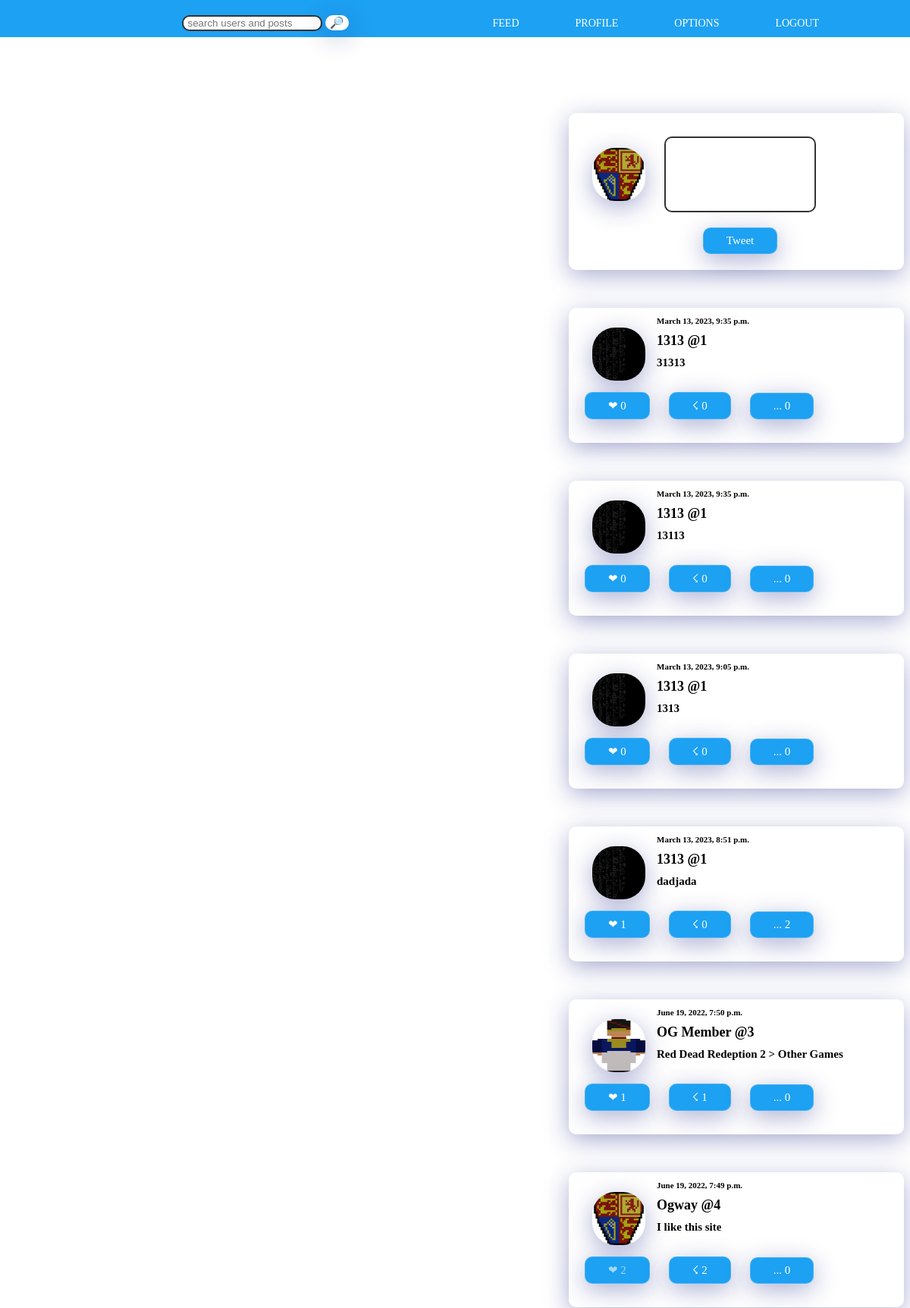
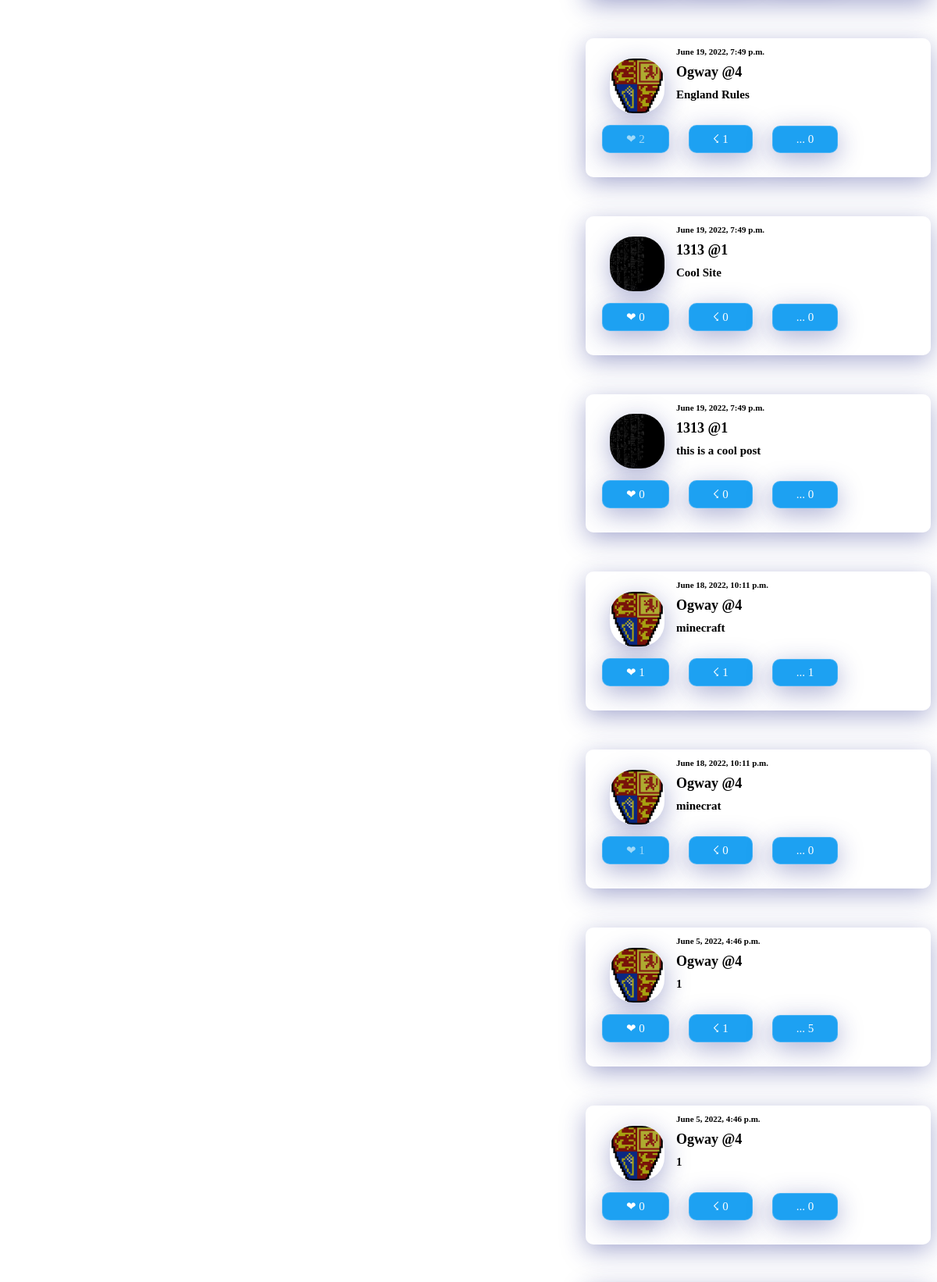
Screenshot of / (signed in, upper part) with the database file from the repository (2 pictures, top to bottom).
### app/models.py (models this page shows)
class Profile(models.Model):
	user = models.OneToOneField(User, default=User, on_delete=models.CASCADE)
	name = models.CharField(max_length=20, default="Name")
	profile_img = models.ImageField(upload_to='images/',default='/images/basic.png')
	bg_img = models.ImageField(upload_to='images/',default='/images/basicbg.png')
	bio = models.CharField(max_length=50,default="No Description")
	followers = models.ManyToManyField("self",blank=True, symmetrical=False,related_name='+')
	following = models.ManyToManyField("self",blank=True, symmetrical=False,related_name='+')
	@property
	def total_posts(self):
		return self.author.all().count()

class Post(models.Model):
	author = models.ForeignKey(Profile,default=Profile,null=True, on_delete=models.CASCADE,related_name='author')
	text = models.CharField(max_length=100)
	date = models.DateTimeField("Date of Post",auto_now=True)
	likers = models.ManyToManyField(Profile,related_name='likers',default=author)
	sharers = models.ManyToManyField(Profile,related_name='sharers',default=author)
	@property
	def total_comments(self):
		return self.postc.all().count()
	@property
	def total_likes(self):
		return self.likers.all().count()
	@property
	def total_sharers(self):
		return self.sharers.all().count()

### app/views.py (the view)
# urls.py: path('', views.feed, name='feed'),
@login_required
def feed(request):
	posts = Post.objects.all().order_by('-date')
	comments = Comment.objects.all()
	postform = PostForm()
	commentform = CommentForm()
	profileOfRequest = Profile.objects.get_or_create(
	user=request.user)[0]
	active_users = sorted(Profile.objects.all(), key=lambda t: t.total_posts, reverse=True)[:3]
	if request.method == 'POST':
		if request.is_ajax():
			print("AJAX HERE")
		else:
			if 'post' not in request.POST:
				commentform = CommentForm(request.POST)
				if commentform.is_valid():
					commentform.save(commit=False)
					commentform.instance.author = profileOfRequest
					commentform.instance.post = Post.objects.filter(id=request.POST.get('post_id'))[0]
					commentform.save()
					commentform = CommentForm()
					context = {"commentform": commentform,  "postform": postform, "posts": posts, "profileOfRequest": profileOfRequest, "comments": comments, "active_users": active_users}
					return HttpResponseRedirect(reverse('app:feed'))
			else:
				postform = PostForm(request.POST)
				if postform.is_valid():
					postform.save(commit=False)
					postform.instance.author = profileOfRequest
					postform.save()
					postform = PostForm()
					context = {"commentform": commentform,  "postform": postform, "posts": posts, "profileOfRequest": profileOfRequest, "comments": comments, "active_users": active_users}
					return HttpResponseRedirect(reverse('app:feed'))
	else:
		postform = PostForm()
		commentform = CommentForm()
	context = {"commentform": commentform,  "postform": postform, "posts": posts, "profileOfRequest": profileOfRequest, "comments": comments, "active_users": active_users}
	return render(request, 'app/feed.html',context)

### app/forms.py
class CommentForm(forms.ModelForm):
	text = forms.CharField(label='')
	text.widget.attrs.update({'class': 'text'})
	class Meta:
		model = Comment
		fields ="__all__"
		exclude = ['author','date','post']
		auto_id = False

class PostForm(forms.ModelForm):
	text = forms.CharField(label='')
	text.widget.attrs.update({'class': 'text'})
	class Meta:
		model = Post
		fields ="__all__"
		exclude = ['author', 'likers', 'sharers','date']
		auto_id = False

### app/template/app/feed.html (shortened to what this page needs)
{% extends 'app/base.html' %}
{% block content %}
	<div style="">
		<div class="middle" style="display:inline-block;vertical-align: top;margin-left: 650;">
			<form method = "post" enctype="multipart/form-data" class="postform" style="padding: 10; margin-top: 100;">
			        <div style="display: inline-block; vertical-align:top; margin:10; margin-top: 25;">
							<img src="{{ user.profile.profile_img.url }}" class="img-responsive postimage"style="width: 70; height: 70; vertical-align: middle; " />
			    		</div>
			    	<div style="display: inline-block; text-align:center;">
			        {{ postform.as_p }}
			        <button name="post" type="submit" class="button">Tweet</button>
			        </div>
		    	</form>
	    	{%for post in posts%}
		    			{% if post.author in profileOfRequest.following.all  %}
				    	<div class="postform posts" name="followed1">
				    	{% else %}
				    	<div class="postform posts notfollowed1" name="notfollowed1" style="display:block;">
				    	{% endif %}
				    		<div style="display: inline-block;">
								<a href="/profile/{{post.author.user.username}}"><img src="{{ post.author.profile_img.url }}" class="img-responsive postimage"style="width: 70; height: 70; vertical-align: middle; " /></a>
				    		</div>
					    	<div style="display: inline-block; margin-top: auto; margin-bottom: 10;vertical-align: middle;">
					    		<h6>{{post.date}}</h6>
					    		<h5 >{{post.author.name}} @{{post.author.user.username}}</h5>
						    	<h4 style="max-width: 300px;">
									{{ post.text }}
								</h4>
							</div>
						<div>
					    	{% if profileOfRequest in post.likers.all  %}
					    		<input type="button" style="color: #a0d9f8" id="{{post.id}}" name="Liked" value="&#10084; {{post.total_likes}}"  class="like button like-btn{{post.id}}" />
					    	{% else %}
					    		<input type="button" style="color: white" id="{{post.id}}" name="NotLiked" value="&#10084; {{post.total_likes}}"  class="like button like-btn{{post.id}}" />
					    	{% endif %}
					    	{% if post.author.user != profileOfRequest.user %}
						    	{% if profileOfRequest in post.sharers.all  %}
						    		<input type="button" id="Shared" name="{{post.id}}" value="&#9735; {{post.total_sharers}}"  class="share button share-btn{{post.id}}" style="margin-left: 20;color: #a0d9f8" />
						    	{% else %}
						    		<input type="button" id="NotShared" name="{{post.id}}" value="&#9735; {{post.total_sharers}}"  class="fa fa-share-alt share button share-btn{{post.id}}" style="margin-left: 20" />
						    	{% endif %}
					    	{% else %}
						    	{% if profileOfRequest in post.sharers.all  %}
						    		<input disabled="disabled" type="button" id="Shared" name="{{post.id}}" value="&#9735; {{post.total_sharers}}"  class="share button share-btn{{post.id}}" style="margin-left: 20;color: #a0d9f8" />
						    	{% else %}
						    		<input disabled="disabled" type="button" id="NotShared" name="{{post.id}}" value="&#9735; {{post.total_sharers}}"  class="fa fa-share-alt share button share-btn{{post.id}}" style="margin-left: 20" />
						    	{% endif %}
					   		{% endif %}
					   		<input type="button" id="NotShown" name="{{post.id}}n" value="... {{post.total_comments}}"  class="comment button" style="margin-left: 20" />
				   		</div>
					</div>
				{%endfor%}
	    </div>
    </div>
{% endblock %}

### app/template/app/base.html (style rules this page uses)
body { margin: 0; background: greywhite; font-weight: 300; font-family: Tahoma; }
.text { border-radius: 10px; border: 2px solid rgba( 0,0,0,0.8 ); background: rgba( 255, 255, 255, 0.1 ); }
.img-responsive { border-radius: 10; box-shadow: 0 8px 32px 0 rgba( 31, 38, 135, 0.37 ); backdrop-filter: blur( 20px ); border: 0px solid rgba( 255, 255, 255, 0.18 ); border-radius: 30px; margin: 5; width: 120px; height: 120px; margin-bottom: 0; }
.box button, .button { background: #1DA1F2; box-shadow: 0 8px 32px 0 rgba( 31, 38, 135, 0.37 ); backdrop-filter: blur( 20px ); -webkit-backdrop-filter: blur( 20px ); border-radius: 10px; border: 1px solid rgba( 255, 255, 255, 0.18 ); font-family: Tahoma; color: white; padding: 8; font-size: 15; margin-bottom: 10; padding-left: 30; padding-right: 30; }
.postform { background: rgba( 255, 255, 255, 0.1 ); box-shadow: 0 8px 32px 0 rgba( 31, 38, 135, 0.37 ); backdrop-filter: blur( 20px ); -webkit-backdrop-filter: blur( 20px ); border-radius: 10px; border: 1px solid rgba( 255, 255, 255, 0.18 ); margin-left: 100; margin-right: auto; margin-top: 50;  padding: 20; font-family: Tahoma; font-size: 20; }
.text { width: 200; height: 100; margin-bottom: auto; }
.posts { padding: 20; width: 400; padding-top: 10; }
.postimage { border-radius: 30px; margin: 10; text-align: left; }
h5 { text-align: left; margin: 0; font-weight: bold; font-size: 18; }
h4 { text-align: left; margin-top: 10; font-size: 15; }
h6 { display: inline-block; margin: 0; text-align: left; font-size: 11; margin-bottom: 10; }
.middle { margin-left: auto; margin-right:auto; }

### rows the page displays
Post: author.profile_img (picture), date "March 13, 2023, 9:35 p.m.", author.name "1313", author.user.username "1", text "31313", NotLiked "❤ 0", total_sharers "☇ 0", total_comments "... 0"
Post: author.profile_img (picture), date "March 13, 2023, 9:35 p.m.", author.name "1313", author.user.username "1", text "13113", NotLiked "❤ 0", total_sharers "☇ 0", total_comments "... 0"
Post: author.profile_img (picture), date "March 13, 2023, 9:05 p.m.", author.name "1313", author.user.username "1", text "1313", NotLiked "❤ 0", total_sharers "☇ 0", total_comments "... 0"
Post: author.profile_img (picture), date "March 13, 2023, 8:51 p.m.", author.name "1313", author.user.username "1", text "dadjada", NotLiked "❤ 1", total_sharers "☇ 0", total_comments "... 2"
Post: author.profile_img (picture), date "June 19, 2022, 7:50 p.m.", author.name "OG Member", author.user.username "3", text "Red Dead Redeption 2 > Other Games", NotLiked "❤ 1", total_sharers "☇ 1", total_comments "... 0"
Post: author.profile_img (picture), date "June 19, 2022, 7:49 p.m.", author.name "Ogway", author.user.username "4", text "I like this site", Liked "❤ 2", total_sharers "☇ 2", total_comments "... 0"
Post: author.profile_img (picture), date "June 19, 2022, 7:49 p.m.", author.name "Ogway", author.user.username "4", text "England Rules", Liked "❤ 2", total_sharers "☇ 1", total_comments "... 0"
Post: author.profile_img (picture), date "June 19, 2022, 7:49 p.m.", author.name "1313", author.user.username "1", text "Cool Site", NotLiked "❤ 0", total_sharers "☇ 0", total_comments "... 0"
Post: author.profile_img (picture), date "June 19, 2022, 7:49 p.m.", author.name "1313", author.user.username "1", text "this is a cool post", NotLiked "❤ 0", total_sharers "☇ 0", total_comments "... 0"
Post: author.profile_img (picture), date "June 18, 2022, 10:11 p.m.", author.name "Ogway", author.user.username "4", text "minecraft", NotLiked "❤ 1", total_sharers "☇ 1", total_comments "... 1"
Post: author.profile_img (picture), date "June 18, 2022, 10:11 p.m.", author.name "Ogway", author.user.username "4", text "minecrat", Liked "❤ 1", total_sharers "☇ 0", total_comments "... 0"
Post: author.profile_img (picture), date "June 5, 2022, 4:46 p.m.", author.name "Ogway", author.user.username "4", text "1", NotLiked "❤ 0", total_sharers "☇ 1", total_comments "... 5"
Post: author.profile_img (picture), date "June 5, 2022, 4:46 p.m.", author.name "Ogway", author.user.username "4", text "1", NotLiked "❤ 0", total_sharers "☇ 0", total_comments "... 0"
